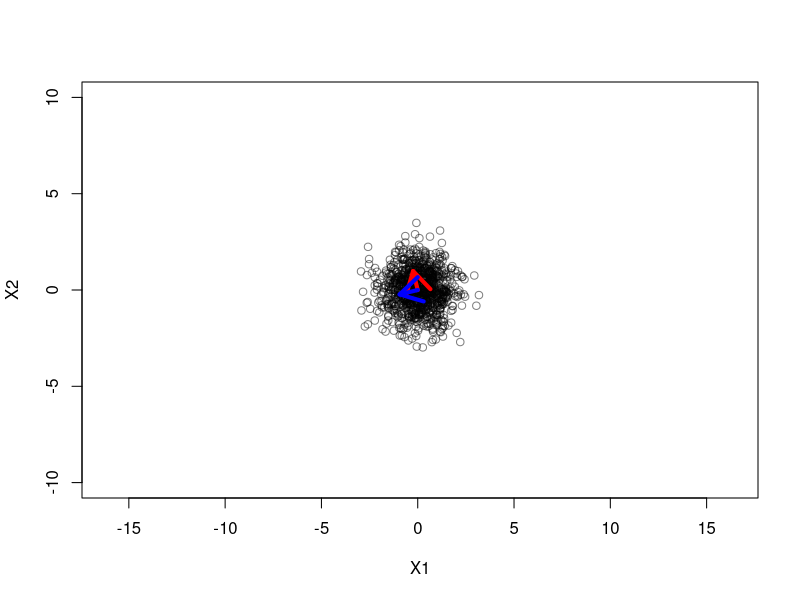
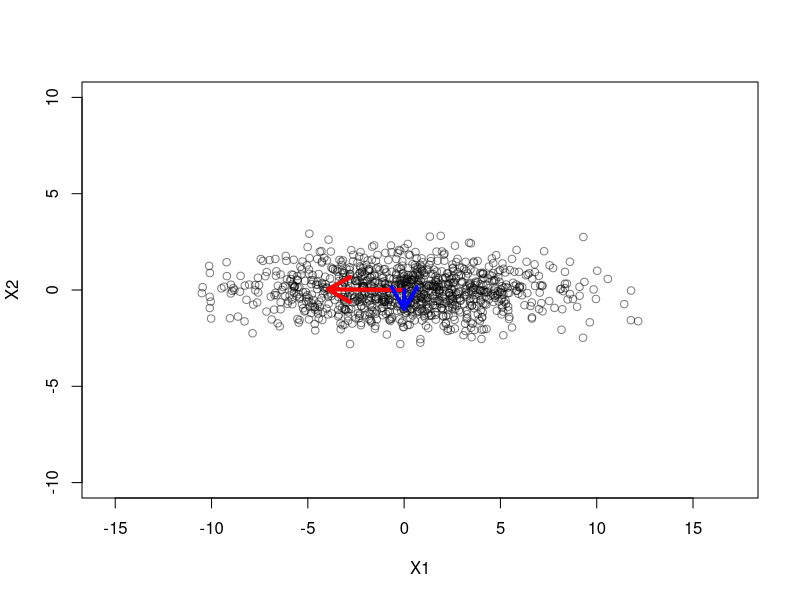
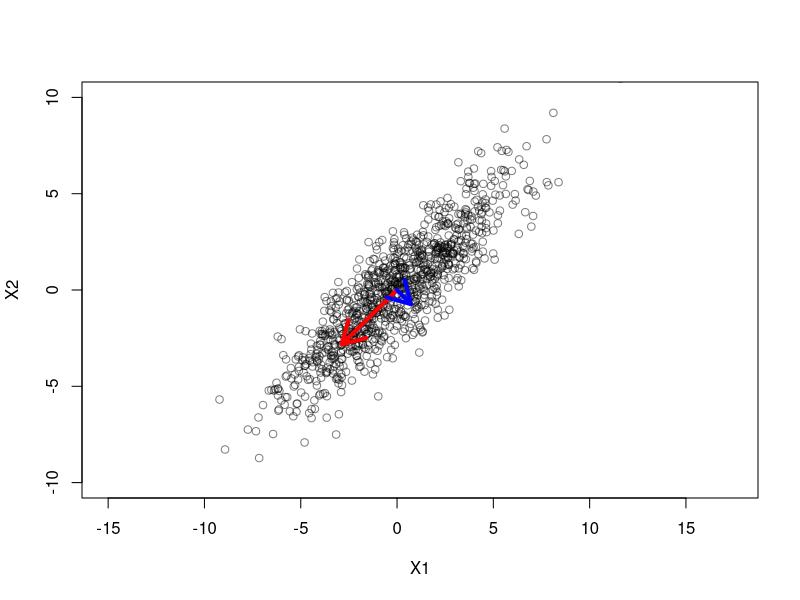
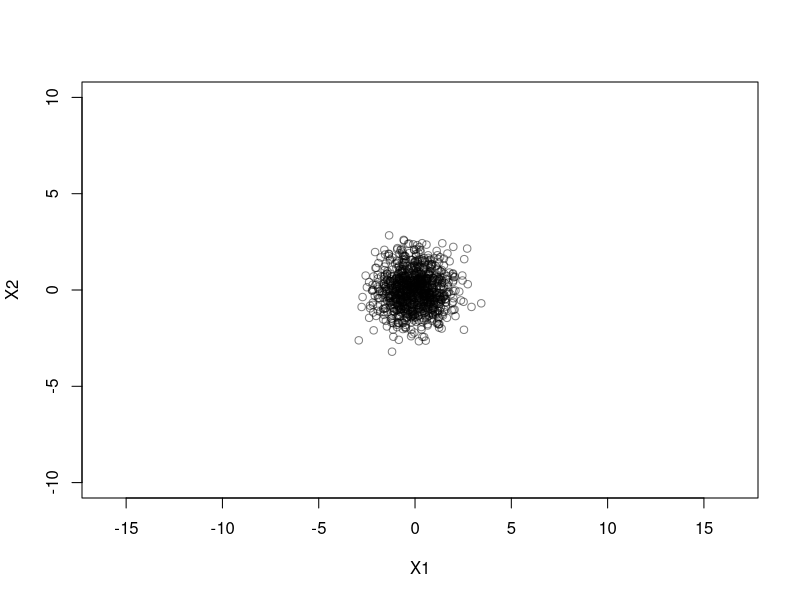
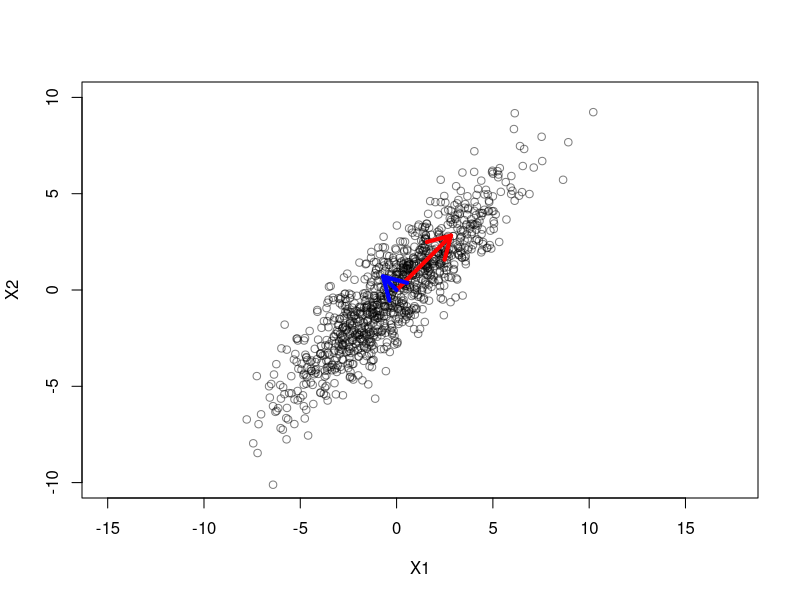

Write R code to recreate these figures, in order.
library(scales)
library(MASS)

generateData <- function (u, sdx, sdy){
  size <- 1000
  x0 <- rnorm(mean = u, sd = sdx, n = size)
  x1 <- rnorm(mean = u, sd = sdy, n = size)
  X <- matrix(x0, ncol = 1)
  cbind(X, matrix(x1, ncol = 1))
}

plotMatrix <- function(X){
  xdf <- data.frame(X)
  plot(xdf, ylim=c(-10, 10), asp=1, col = alpha("black",0.5))
}

plotEigenvectors <- function(X){
  C <- covarianceMatrix(X)
  eigenC <- eigen(C, symmetric = TRUE)
  dimensions <- eigenC$vectors %*% diag(sqrt(eigenC$values))
  arrows(0,0,dimensions[1,1],dimensions[2,1], lwd = 4, col = "red")
  arrows(0,0,dimensions[1,2],dimensions[2,2], lwd = 4, col = "blue")
}

rotationMatrix <- function(angle){
  matrix(c(cos(angle),sin(angle),-sin(angle),cos(angle)), nrow = 2, ncol= 2)
}

covarianceMatrix <- function(X){
  mu <- matrix(colMeans(X), nrow = 1)
  t(X)%*%X * (1/(nrow(X)-1)) - (t(mu)%*%mu)
}

#Theory

C <- diag(1,2,2)
eigenC <- eigen(C)
dimensions <- eigenC$vectors %*% diag(eigenC$values) 

#Simulatiom - white data u = 0 and sd = 1

X <- generateData(0,1,1)
plotMatrix(X)
plotEigenvectors(X)

#gaussian with u = 0 and sd = (4,1)

X <- generateData(0, 4, 1)
plotMatrix(X)
plotEigenvectors(X)

#White data u = 0 and sd = 1 rotate in 45 degrees CCW

X <- generateData(0, 4, 1)
rot45 <- rotationMatrix(-pi/4)
X <- X %*% rot45
C <- covarianceMatrix(X)
eigenC <- eigen(C)
plotMatrix(X)
plotEigenvectors(X)

X <- generateData(0,1,1)
R <- rotationMatrix(-pi/4)
S <- matrix(c(4,0,0,1), nrow=2, ncol=2)
T <- R%*%S
#R is a orthonormal matrix so t(R) = ginv(R)
C <- T%*%t(T)
plotMatrix(X)
plotMatrix(X%*%S%*%R)
eigenVectors <- t(R)%*%S
arrows(0,0,eigenVectors[1,1],eigenVectors[2,1], lwd = 4, col = "red")
arrows(0,0,eigenVectors[1,2],eigenVectors[2,2], lwd = 4, col = "blue")

# These matrices should be as near as zero as possible
eigenC$vectors - t(R)
diag(sqrt(eigenC$values), 2, 2) - S
